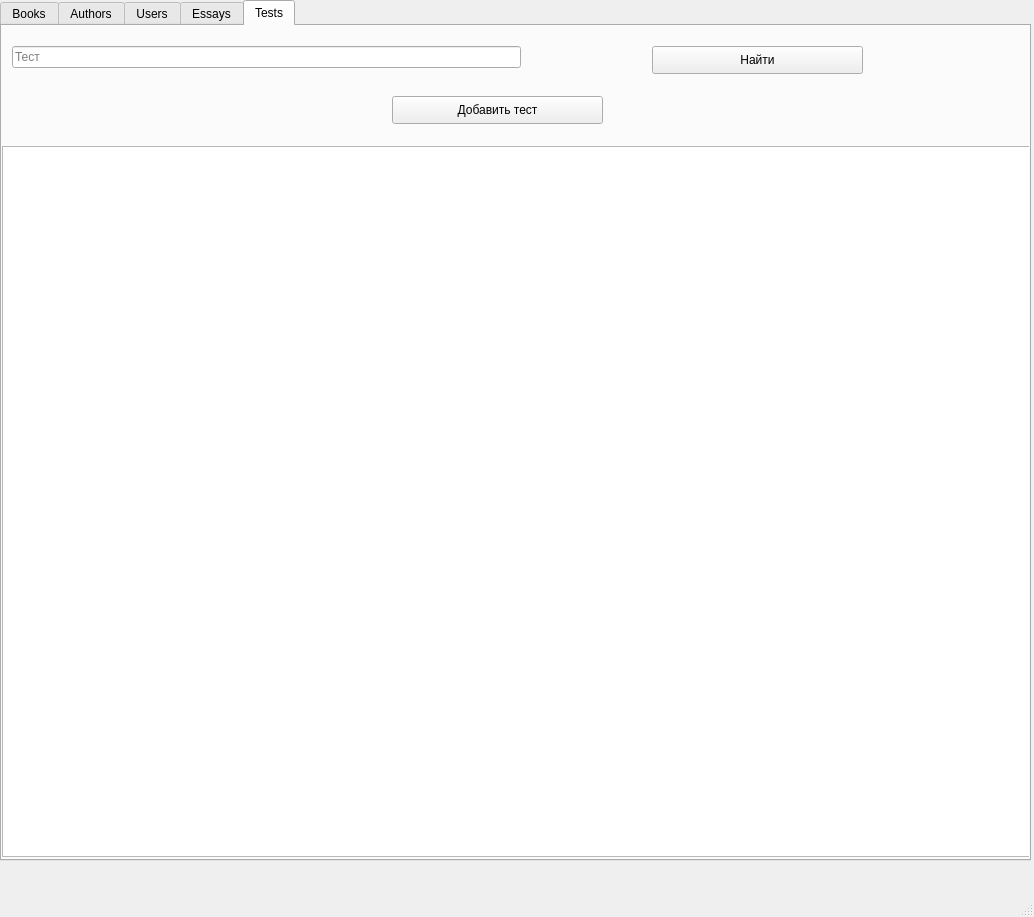
<?xml version="1.0" encoding="UTF-8"?>
<ui version="4.0">
 <class>MainWindow</class>
 <widget class="QMainWindow" name="MainWindow">
  <property name="geometry">
   <rect>
    <x>0</x>
    <y>0</y>
    <width>1034</width>
    <height>917</height>
   </rect>
  </property>
  <property name="windowTitle">
   <string>MainWindow</string>
  </property>
  <widget class="QWidget" name="centralwidget">
   <widget class="QTabWidget" name="tabWidget">
    <property name="geometry">
     <rect>
      <x>0</x>
      <y>0</y>
      <width>1031</width>
      <height>861</height>
     </rect>
    </property>
    <property name="currentIndex">
     <number>4</number>
    </property>
    <widget class="QWidget" name="tab">
     <attribute name="title">
      <string>Books</string>
     </attribute>
     <widget class="QPushButton" name="findBooksButton">
      <property name="geometry">
       <rect>
        <x>520</x>
        <y>20</y>
        <width>211</width>
        <height>28</height>
       </rect>
      </property>
      <property name="text">
       <string>Найти</string>
      </property>
     </widget>
     <widget class="QWidget" name="verticalLayoutWidget">
      <property name="geometry">
       <rect>
        <x>0</x>
        <y>0</y>
        <width>511</width>
        <height>80</height>
       </rect>
      </property>
      <layout class="QVBoxLayout" name="verticalLayout">
       <item>
        <widget class="QLineEdit" name="authorEdit">
         <property name="placeholderText">
          <string>Автор</string>
         </property>
        </widget>
       </item>
       <item>
        <widget class="QLineEdit" name="nameEdit">
         <property name="placeholderText">
          <string>Название</string>
         </property>
        </widget>
       </item>
      </layout>
     </widget>
     <widget class="QTableWidget" name="booksTable">
      <property name="geometry">
       <rect>
        <x>0</x>
        <y>150</y>
        <width>1021</width>
        <height>681</height>
       </rect>
      </property>
      <property name="rowCount">
       <number>0</number>
      </property>
     </widget>
     <widget class="QPushButton" name="addBookButton">
      <property name="geometry">
       <rect>
        <x>390</x>
        <y>110</y>
        <width>241</width>
        <height>28</height>
       </rect>
      </property>
      <property name="text">
       <string>Добавить книгу</string>
      </property>
     </widget>
    </widget>
    <widget class="QWidget" name="tab_3">
     <attribute name="title">
      <string>Authors</string>
     </attribute>
     <widget class="QLineEdit" name="authorNameEdit">
      <property name="geometry">
       <rect>
        <x>10</x>
        <y>20</y>
        <width>509</width>
        <height>22</height>
       </rect>
      </property>
      <property name="placeholderText">
       <string>Автор</string>
      </property>
     </widget>
     <widget class="QTableWidget" name="authorsTable">
      <property name="geometry">
       <rect>
        <x>0</x>
        <y>150</y>
        <width>1031</width>
        <height>681</height>
       </rect>
      </property>
      <property name="rowCount">
       <number>0</number>
      </property>
     </widget>
     <widget class="QPushButton" name="addAuthorButton">
      <property name="geometry">
       <rect>
        <x>390</x>
        <y>80</y>
        <width>241</width>
        <height>28</height>
       </rect>
      </property>
      <property name="text">
       <string>Добавить автора</string>
      </property>
     </widget>
     <widget class="QPushButton" name="findAuthorButton">
      <property name="geometry">
       <rect>
        <x>580</x>
        <y>20</y>
        <width>211</width>
        <height>28</height>
       </rect>
      </property>
      <property name="text">
       <string>Найти</string>
      </property>
     </widget>
    </widget>
    <widget class="QWidget" name="tab_4">
     <attribute name="title">
      <string>Users</string>
     </attribute>
     <widget class="QLineEdit" name="userEdit">
      <property name="geometry">
       <rect>
        <x>10</x>
        <y>20</y>
        <width>509</width>
        <height>22</height>
       </rect>
      </property>
      <property name="placeholderText">
       <string>Пользователь</string>
      </property>
     </widget>
     <widget class="QPushButton" name="findUserButton">
      <property name="geometry">
       <rect>
        <x>650</x>
        <y>20</y>
        <width>211</width>
        <height>28</height>
       </rect>
      </property>
      <property name="text">
       <string>Найти</string>
      </property>
     </widget>
     <widget class="QTableWidget" name="usersTable">
      <property name="geometry">
       <rect>
        <x>0</x>
        <y>80</y>
        <width>1031</width>
        <height>751</height>
       </rect>
      </property>
      <property name="rowCount">
       <number>0</number>
      </property>
     </widget>
    </widget>
    <widget class="QWidget" name="tab_5">
     <attribute name="title">
      <string>Essays</string>
     </attribute>
     <widget class="QTableWidget" name="essaysTable">
      <property name="geometry">
       <rect>
        <x>0</x>
        <y>70</y>
        <width>1031</width>
        <height>331</height>
       </rect>
      </property>
     </widget>
     <widget class="QPushButton" name="addEssayButton">
      <property name="geometry">
       <rect>
        <x>400</x>
        <y>20</y>
        <width>201</width>
        <height>28</height>
       </rect>
      </property>
      <property name="text">
       <string>Добавить текст для анализа</string>
      </property>
     </widget>
     <widget class="QTextEdit" name="essayText">
      <property name="geometry">
       <rect>
        <x>0</x>
        <y>430</y>
        <width>1031</width>
        <height>401</height>
       </rect>
      </property>
     </widget>
    </widget>
    <widget class="QWidget" name="tab_2">
     <attribute name="title">
      <string>Tests</string>
     </attribute>
     <widget class="QLineEdit" name="testEdit">
      <property name="geometry">
       <rect>
        <x>10</x>
        <y>20</y>
        <width>509</width>
        <height>22</height>
       </rect>
      </property>
      <property name="placeholderText">
       <string>Тест</string>
      </property>
     </widget>
     <widget class="QPushButton" name="findTestButton">
      <property name="geometry">
       <rect>
        <x>650</x>
        <y>20</y>
        <width>211</width>
        <height>28</height>
       </rect>
      </property>
      <property name="text">
       <string>Найти</string>
      </property>
     </widget>
     <widget class="QTableWidget" name="usersTable_2">
      <property name="geometry">
       <rect>
        <x>0</x>
        <y>120</y>
        <width>1031</width>
        <height>711</height>
       </rect>
      </property>
      <property name="rowCount">
       <number>0</number>
      </property>
     </widget>
     <widget class="QPushButton" name="addTestButton">
      <property name="geometry">
       <rect>
        <x>390</x>
        <y>70</y>
        <width>211</width>
        <height>28</height>
       </rect>
      </property>
      <property name="text">
       <string>Добавить тест</string>
      </property>
     </widget>
    </widget>
   </widget>
  </widget>
  <widget class="QMenuBar" name="menubar">
   <property name="geometry">
    <rect>
     <x>0</x>
     <y>0</y>
     <width>1034</width>
     <height>26</height>
    </rect>
   </property>
  </widget>
  <widget class="QStatusBar" name="statusbar"/>
 </widget>
 <resources/>
 <connections/>
</ui>
